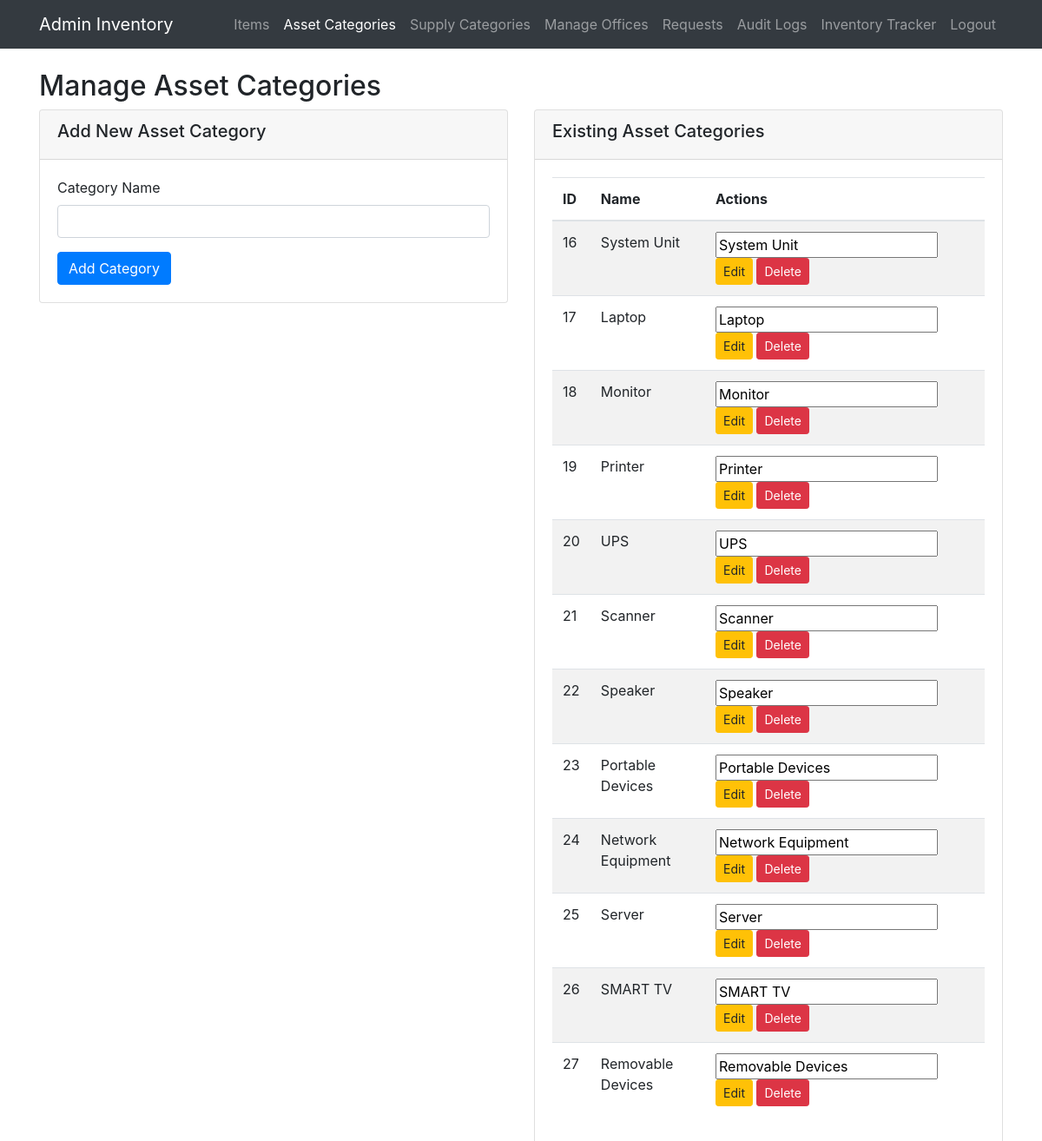
Screenshot of /admin/manage_assets_category.php (signed in) with the database file from the repository.
### tables this page shows
CREATE TABLE `categories` (
  `id` int(11) NOT NULL,
  `name` varchar(100) NOT NULL,
  `created_at` datetime DEFAULT current_timestamp(),
  `category_type` enum('supply','asset') NOT NULL
);

### admin/manage_assets_category.php (the view, shortened to what this page needs)
<?php
require '../config/db.php';
$categories = $db->query("SELECT * FROM categories WHERE category_type = 'asset' ORDER BY id ASC")->fetch_all(MYSQLI_ASSOC);
?>
<!DOCTYPE html>
<html lang="en">
<head>
    <link rel="stylesheet" href="https://cdn.jsdelivr.net/npm/bootstrap@4.6.2/dist/css/bootstrap.min.css">
</head>
<body>
<nav class="navbar navbar-expand-lg navbar-dark bg-dark fixed-top">
    <div class="container">
        <a class="navbar-brand" href="dashboard.php">Admin Inventory</a>
        <ul class="navbar-nav ml-auto">
            <li class="nav-item"><a href="items.php" class="nav-link">Items</a></li>
            <li class="nav-item"><a href="manage_assets_category.php" class="nav-link active">Asset Categories</a></li>
            <li class="nav-item"><a href="manage_supplies_category.php" class="nav-link">Supply Categories</a></li>
            <li class="nav-item"><a href="offices.php" class="nav-link">Manage Offices</a></li>
            <li class="nav-item"><a href="requests.php" class="nav-link">Requests</a></li>
            <li class="nav-item"><a href="audit_logs.php" class="nav-link">Audit Logs</a></li>
            <li class="nav-item"><a href="tracker.php" class="nav-link">Inventory Tracker</a></li>
            <li class="nav-item"><a href="/inventory_system/logout.php" class="nav-link">Logout</a></li>
        </ul>
    </div>
</nav>
<div class="container" style="margin-top: 80px;">
    <h2>Manage Asset Categories</h2>
    <div class="row">
        <div class="col-md-6">
            <div class="card">
                <div class="card-header">
                    <h5>Add New Asset Category</h5>
                </div>
                <div class="card-body">
                    <form method="POST">
                        <div class="form-group">
                            <label for="name">Category Name</label>
                            <input type="text" class="form-control" id="name" name="name" required>
                        </div>
                        <button type="submit" name="add_category" class="btn btn-primary">Add Category</button>
                    </form>
                </div>
            </div>
        </div>
        <div class="col-md-6">
            <div class="card">
                <div class="card-header">
                    <h5>Existing Asset Categories</h5>
                </div>
                <div class="card-body">
                    <?php if (count($categories) > 0): ?>
                    <div class="table-responsive">
                        <table class="table table-striped">
                            <thead>
                                <tr>
                                    <th>ID</th>
                                    <th>Name</th>
                                    <th>Actions</th>
                                </tr>
                            </thead>
                            <tbody>
                                <?php foreach ($categories as $category): ?>
                                <tr>
                                    <td><?php echo $category['id']; ?></td>
                                    <td><?php echo htmlspecialchars($category['name']); ?></td>
                                    <td>
                                        <form method="POST" style="display:inline;">
                                            <input type="text" name="new_name" value="<?php echo htmlspecialchars($category['name']); ?>" required>
                                            <button type="submit" name="edit_category" class="btn btn-warning btn-sm">Edit</button>
                                        </form>
                                        <form method="POST" style="display:inline;">
                                            <button type="submit" name="delete_category" class="btn btn-danger btn-sm"
                                                    onclick="return confirm('Are you sure you want to delete this category?');">
                                                Delete
                                            </button>
                                        </form>
                                    </td>
                                </tr>
                                <?php endforeach; ?>
                            </tbody>
                        </table>
                    </div>
                    <?php else: ?>
                    <p class="text-muted">No asset categories found.</p>
                    <?php endif; ?>
                </div>
            </div>
        </div>
    </div>
</div>
</body>
</html>

### rows the page displays
categories: id "16", name "System Unit", new_name "System Unit"
categories: id "17", name "Laptop", new_name "Laptop"
categories: id "18", name "Monitor", new_name "Monitor"
categories: id "19", name "Printer", new_name "Printer"
categories: id "20", name "UPS", new_name "UPS"
categories: id "21", name "Scanner", new_name "Scanner"
categories: id "22", name "Speaker", new_name "Speaker"
categories: id "23", name "Portable Devices", new_name "Portable Devices"
categories: id "24", name "Network Equipment", new_name "Network Equipment"
categories: id "25", name "Server", new_name "Server"
categories: id "26", name "SMART TV", new_name "SMART TV"
categories: id "27", name "Removable Devices", new_name "Removable Devices"
